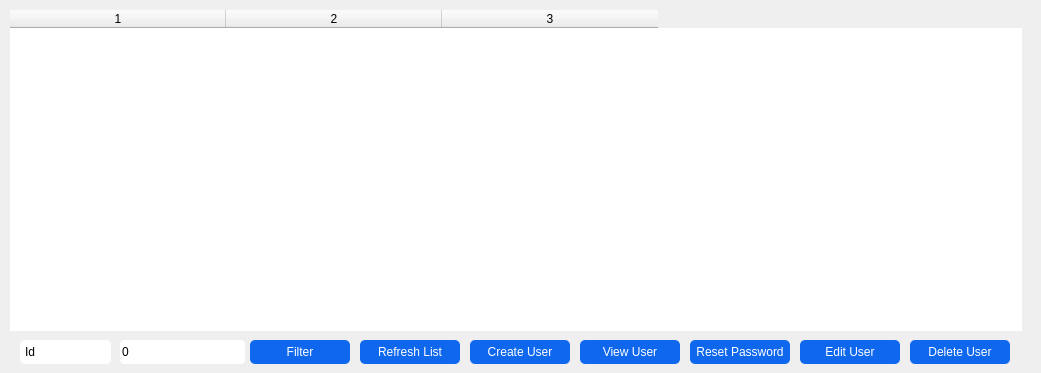
   <widget class="QWidget" name="tab_2">
    <attribute name="title">
     <string>Employee User Management</string>
    </attribute>
    <widget class="QTableWidget" name="EmpAccountsTable">
     <property name="geometry">
      <rect>
       <x>0</x>
       <y>0</y>
       <width>1032</width>
       <height>341</height>
      </rect>
     </property>
     <property name="styleSheet">
      <string notr="true">QTableWidget{
    padding: 10px;
    border-radius: 5px;
}</string>
     </property>
     <property name="editTriggers">
      <set>QAbstractItemView::NoEditTriggers</set>
     </property>
     <property name="selectionMode">
      <enum>QAbstractItemView::SingleSelection</enum>
     </property>
     <property name="selectionBehavior">
      <enum>QAbstractItemView::SelectRows</enum>
     </property>
     <property name="horizontalScrollMode">
      <enum>QAbstractItemView::ScrollPerPixel</enum>
     </property>
     <property name="showGrid">
      <bool>false</bool>
     </property>
     <property name="cornerButtonEnabled">
      <bool>false</bool>
     </property>
     <property name="columnCount">
      <number>3</number>
     </property>
     <attribute name="horizontalHeaderCascadingSectionResizes">
      <bool>false</bool>
     </attribute>
     <attribute name="horizontalHeaderDefaultSectionSize">
      <number>216</number>
     </attribute>
     <attribute name="horizontalHeaderStretchLastSection">
      <bool>false</bool>
     </attribute>
     <attribute name="verticalHeaderVisible">
      <bool>false</bool>
     </attribute>
     <attribute name="verticalHeaderMinimumSectionSize">
      <number>18</number>
     </attribute>
     <attribute name="verticalHeaderDefaultSectionSize">
      <number>18</number>
     </attribute>
     <attribute name="verticalHeaderHighlightSections">
      <bool>false</bool>
     </attribute>
     <column/>
     <column/>
     <column/>
    </widget>
    <widget class="QPushButton" name="DelEmpUsrBtn">
     <property name="geometry">
      <rect>
       <x>910</x>
       <y>340</y>
       <width>100</width>
       <height>24</height>
      </rect>
     </property>
     <property name="styleSheet">
      <string notr="true">QPushButton{
    color: white;
    background-color: #0e67ed;
    border-radius: 5px;
    padding: 5px;
}</string>
     </property>
     <property name="text">
      <string>Delete User</string>
     </property>
    </widget>
    <widget class="QPushButton" name="EditUsrBtn">
     <property name="geometry">
      <rect>
       <x>800</x>
       <y>340</y>
       <width>100</width>
       <height>24</height>
      </rect>
     </property>
     <property name="styleSheet">
      <string notr="true">QPushButton{
    color: white;
    background-color: #0e67ed;
    border-radius: 5px;
    padding: 5px;
}</string>
     </property>
     <property name="text">
      <string>Edit User</string>
     </property>
    </widget>
    <widget class="QPushButton" name="ResetPassBtn">
     <property name="geometry">
      <rect>
       <x>690</x>
       <y>340</y>
       <width>100</width>
       <height>24</height>
      </rect>
     </property>
     <property name="styleSheet">
      <string notr="true">QPushButton{
    color: white;
    background-color: #0e67ed;
    border-radius: 5px;
    padding: 5px;
}</string>
     </property>
     <property name="text">
      <string>Reset Password</string>
     </property>
    </widget>
    <widget class="QPushButton" name="ViewEmpUsrBtn">
     <property name="geometry">
      <rect>
       <x>580</x>
       <y>340</y>
       <width>100</width>
       <height>24</height>
      </rect>
     </property>
     <property name="styleSheet">
      <string notr="true">QPushButton{
    color: white;
    background-color: #0e67ed;
    border-radius: 5px;
    padding: 5px;
}</string>
     </property>
     <property name="text">
      <string>View User</string>
     </property>
    </widget>
    <widget class="QPushButton" name="CreateUsrBtn">
     <property name="geometry">
      <rect>
       <x>470</x>
       <y>340</y>
       <width>100</width>
       <height>24</height>
      </rect>
     </property>
     <property name="styleSheet">
      <string notr="true">QPushButton{
    color: white;
    background-color: #0e67ed;
    border-radius: 5px;
    padding: 5px;
}</string>
     </property>
     <property name="text">
      <string>Create User</string>
     </property>
    </widget>
    <widget class="QComboBox" name="filterEmpRole">
     <property name="geometry">
      <rect>
       <x>120</x>
       <y>340</y>
       <width>125</width>
       <height>24</height>
      </rect>
     </property>
     <property name="styleSheet">
      <string notr="true">QGroupBox{
border: 0;
}
QComboBox{
border-radius: 5px;
padding: 5px;
}
QComboBox::drop-down { 
	width: 0px; 
}</string>
     </property>
     <item>
      <property name="text">
       <string>Cashier</string>
      </property>
     </item>
     <item>
      <property name="text">
       <string>Manager</string>
      </property>
     </item>
     <item>
      <property name="text">
       <string>Administrator</string>
      </property>
     </item>
    </widget>
    <widget class="QComboBox" name="empFilter">
     <property name="geometry">
      <rect>
       <x>20</x>
       <y>340</y>
       <width>91</width>
       <height>24</height>
      </rect>
     </property>
     <property name="styleSheet">
      <string notr="true">QGroupBox{
border: 0;
}
QComboBox{
border-radius: 5px;
padding: 5px;
}
QComboBox::drop-down { 
	width: 0px; 
}</string>
     </property>
     <item>
      <property name="text">
       <string>Id</string>
      </property>
     </item>
     <item>
      <property name="text">
       <string>First Name</string>
      </property>
     </item>
     <item>
      <property name="text">
       <string>Last Name</string>
      </property>
     </item>
     <item>
      <property name="text">
       <string>Username</string>
      </property>
     </item>
     <item>
      <property name="text">
       <string>Position</string>
      </property>
     </item>
    </widget>
    <widget class="QLineEdit" name="filterEmpText">
     <property name="geometry">
      <rect>
       <x>120</x>
       <y>340</y>
       <width>125</width>
       <height>24</height>
      </rect>
     </property>
     <property name="styleSheet">
      <string notr="true">QLineEdit{
    border-radius: 5px;
    }</string>
     </property>
    </widget>
    <widget class="QSpinBox" name="filterEmpId">
     <property name="geometry">
      <rect>
       <x>120</x>
       <y>340</y>
       <width>125</width>
       <height>24</height>
      </rect>
     </property>
     <property name="styleSheet">
      <string notr="true">QSpinBox{
    border-radius: 5px;
    }</string>
     </property>
     <property name="buttonSymbols">
      <enum>QAbstractSpinBox::NoButtons</enum>
     </property>
    </widget>
    <widget class="QPushButton" name="filterEmpButton">
     <property name="geometry">
      <rect>
       <x>250</x>
       <y>340</y>
       <width>100</width>
       <height>24</height>
      </rect>
     </property>
     <property name="styleSheet">
      <string notr="true">QPushButton{
    color: white;
    background-color: #0e67ed;
    border-radius: 5px;
    padding: 5px;
}</string>
     </property>
     <property name="text">
      <string>Filter</string>
     </property>
    </widget>
    <widget class="QPushButton" name="RefreshEmpBtn">
     <property name="geometry">
      <rect>
       <x>360</x>
       <y>340</y>
       <width>100</width>
       <height>24</height>
      </rect>
     </property>
     <property name="styleSheet">
      <string notr="true">QPushButton{
    color: white;
    background-color: #0e67ed;
    border-radius: 5px;
    padding: 5px;
}</string>
     </property>
     <property name="text">
      <string>Refresh List</string>
     </property>
    </widget>
   </widget>
